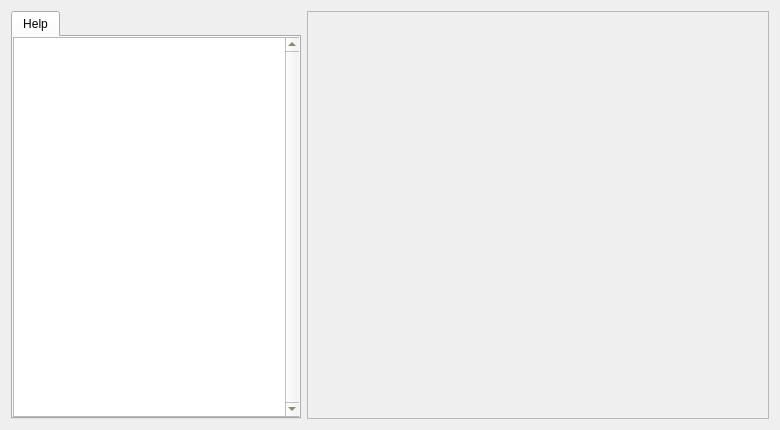
<?xml version="1.0" encoding="UTF-8"?>
<ui version="4.0">
 <class>MeMain</class>
 <widget class="QDialog" name="MeMain">
  <property name="geometry">
   <rect>
    <x>0</x>
    <y>0</y>
    <width>780</width>
    <height>430</height>
   </rect>
  </property>
  <property name="sizePolicy">
   <sizepolicy hsizetype="Fixed" vsizetype="Fixed">
    <horstretch>0</horstretch>
    <verstretch>0</verstretch>
   </sizepolicy>
  </property>
  <property name="minimumSize">
   <size>
    <width>780</width>
    <height>430</height>
   </size>
  </property>
  <property name="maximumSize">
   <size>
    <width>780</width>
    <height>430</height>
   </size>
  </property>
  <property name="windowTitle">
   <string>nioneniOS Linux Install</string>
  </property>
  <property name="windowIcon">
   <iconset>
    <normaloff>../../../../../../../../usr/share/icons/msystem.png</normaloff>../../../../../../../../usr/share/icons/msystem.png</iconset>
  </property>
  <property name="sizeGripEnabled">
   <bool>false</bool>
  </property>
  <layout class="QGridLayout" name="gridLayout">
   <item row="0" column="0">
    <widget class="QTabWidget" name="mainTabs">
     <property name="sizePolicy">
      <sizepolicy hsizetype="Fixed" vsizetype="Expanding">
       <horstretch>0</horstretch>
       <verstretch>0</verstretch>
      </sizepolicy>
     </property>
     <property name="minimumSize">
      <size>
       <width>290</width>
       <height>0</height>
      </size>
     </property>
     <widget class="QWidget" name="tab">
      <attribute name="title">
       <string>Help</string>
      </attribute>
      <widget class="QTextEdit" name="mainHelp">
       <property name="geometry">
        <rect>
         <x>0</x>
         <y>0</y>
         <width>287</width>
         <height>380</height>
        </rect>
       </property>
       <property name="sizePolicy">
        <sizepolicy hsizetype="Expanding" vsizetype="Expanding">
         <horstretch>0</horstretch>
         <verstretch>0</verstretch>
        </sizepolicy>
       </property>
       <property name="styleSheet">
        <string notr="true">background-color: rgb(EB, A1, 5B);
color: rgb(80, 80, 00);</string>
       </property>
       <property name="frameShape">
        <enum>QFrame::StyledPanel</enum>
       </property>
       <property name="lineWidth">
        <number>2</number>
       </property>
       <property name="verticalScrollBarPolicy">
        <enum>Qt::ScrollBarAlwaysOn</enum>
       </property>
       <property name="horizontalScrollBarPolicy">
        <enum>Qt::ScrollBarAlwaysOff</enum>
       </property>
       <property name="readOnly">
        <bool>true</bool>
       </property>
      </widget>
      <widget class="QLabel" name="helpboxbackdrop">
       <property name="geometry">
        <rect>
         <x>0</x>
         <y>0</y>
         <width>273</width>
         <height>382</height>
        </rect>
       </property>
       <property name="text">
        <string/>
       </property>
       <property name="pixmap">
      <pixmap>../../../usr/share/nioneniOS-installer/pseudo-trans.png</pixmap>
       </property>
       <property name="scaledContents">
        <bool>false</bool>
       </property>
      </widget>
      <zorder>helpboxbackdrop</zorder>
      <zorder>mainHelp</zorder>
     </widget>
    </widget>
   </item>
   <item row="0" column="1">
    <widget class="QFrame" name="mainFrame">
     <property name="sizePolicy">
      <sizepolicy hsizetype="Expanding" vsizetype="Expanding">
       <horstretch>0</horstretch>
       <verstretch>0</verstretch>
      </sizepolicy>
     </property>
     <property name="frameShape">
      <enum>QFrame::StyledPanel</enum>
     </property>
     <property name="frameShadow">
      <enum>QFrame::Raised</enum>
     </property>
     <property name="lineWidth">
      <number>0</number>
     </property>
     <layout class="QVBoxLayout" name="verticalLayout">
      <property name="spacing">
       <number>0</number>
      </property>
      <property name="leftMargin">
       <number>0</number>
      </property>
      <property name="topMargin">
       <number>0</number>
      </property>
      <property name="rightMargin">
       <number>0</number>
      </property>
      <property name="bottomMargin">
       <number>0</number>
      </property>
      <item>
       <widget class="QFrame" name="splashFrame">
        <property name="sizePolicy">
         <sizepolicy hsizetype="Expanding" vsizetype="Expanding">
          <horstretch>0</horstretch>
          <verstretch>0</verstretch>
         </sizepolicy>
        </property>
        <property name="frameShape">
         <enum>QFrame::NoFrame</enum>
        </property>
        <property name="frameShadow">
         <enum>QFrame::Plain</enum>
        </property>
        <property name="lineWidth">
         <number>0</number>
        </property>
       </widget>
      </item>
     </layout>
    </widget>
   </item>
  </layout>
 </widget>
 <layoutdefault spacing="6" margin="11"/>
 <resources/>
 <connections/>
</ui>
